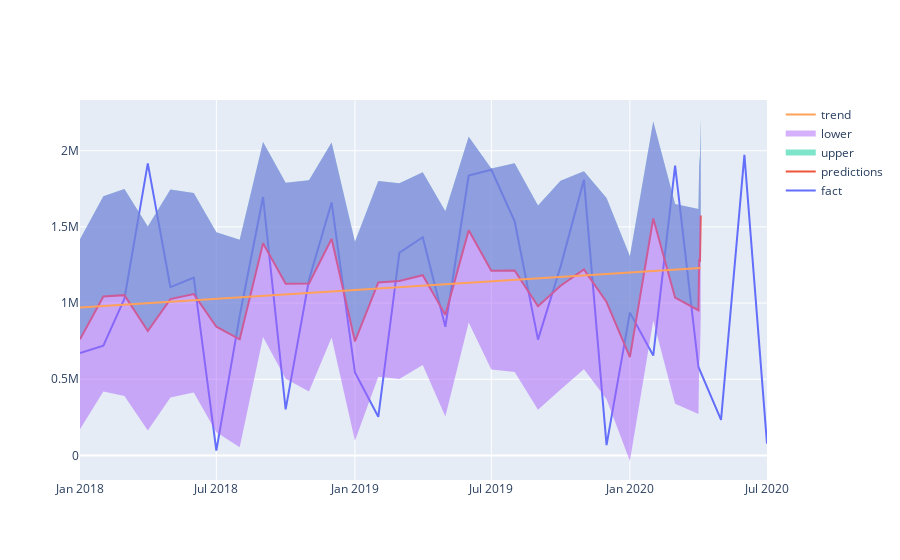

Notebook cell for this chart:
### Code cell
iplot([
    go.Scatter(x=df['ds'], y=df['y'], name='fact'),
    go.Scatter(x=forecast['ds'], y=forecast['yhat'], name='predictions'),
    go.Scatter(x=forecast['ds'], y=forecast['yhat_upper'], fill='tonexty', mode='none', name='upper'),
    go.Scatter(x=forecast['ds'], y=forecast['yhat_lower'], fill='tonexty', mode='none', name='lower'),
    go.Scatter(x=forecast['ds'], y=forecast['trend'], name='trend')
])
